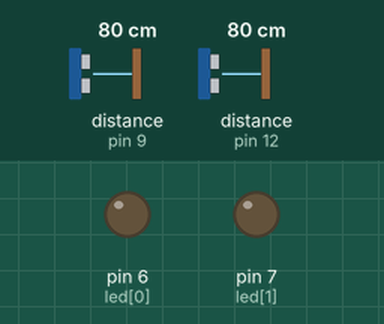
Recording of a sketch running on a simulated Arduino Uno, built with avr-gcc and run on an emulated ATmega328P. On the bench: output pins drawn as LEDs (lit = HIGH). Wiring (inferred from the names in the program): 2 × ultrasonic range finder: trigger pin 8, echo pin 9 / trigger pin 11, echo pin 12. The inputs (shaded band) are chosen by the test bench; at power-on: distance to the obstacle (sensors on pin 9, pin 12) 80 cm. The echo pulse lasts 58.3 µs per cm; pins used as bus, display or sensor lines are not drawn; what the sketch prints to the serial monitor is not drawn.

Above: at 1.2 s.
1.3 s: distance to the obstacle (sensor on pin 9) set to 13 cm
2.8 s: distance to the obstacle (sensor on pin 9) set to 10 cm
At 3.8 s:
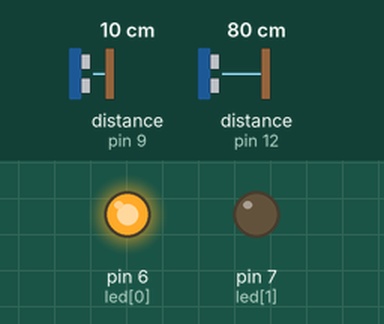
4.6 s: distance to the obstacle (sensor on pin 12) set to 13 cm
6.1 s: distance to the obstacle (sensor on pin 12) set to 10 cm
At 7.6 s:
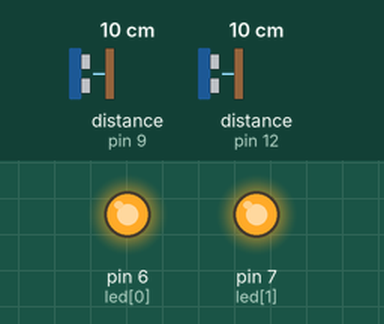
7.9 s: distance to the obstacle (sensor on pin 9) set to 35 cm
At 8.8 s:
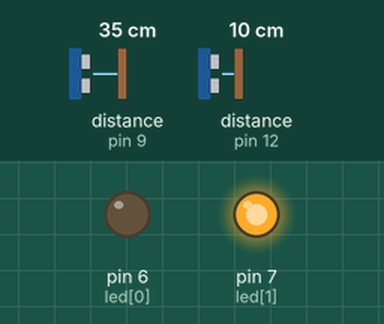
9.7 s: distance to the obstacle (sensor on pin 12) set to 18 cm
At 11.2 s:
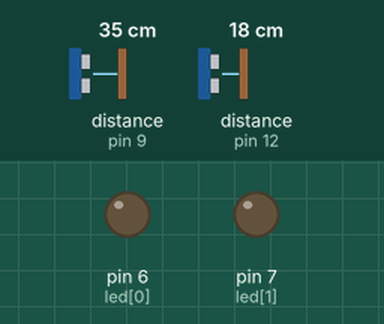
Timing chart, 0 to 12.7 s (numbered marks = the images above; inputs shaded):
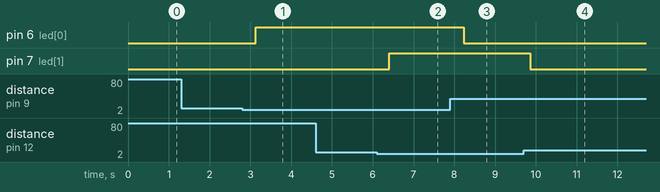

The sketch:

parkingslave2.ino
```cpp
#include<Wire.h>
const int trigPin[] = {8,11};
const int echoPin[] = {9,12};
int led[] = {6,7};
long int cm[2];
int flag=0;
int stat[2];
void setup(){
  Serial.begin(9600);
  Wire.begin(8);
  pinMode(trigPin[0], OUTPUT);
  pinMode(echoPin[0], INPUT);
  pinMode(trigPin[1], OUTPUT);
  pinMode(echoPin[1], INPUT);;
  pinMode(led[0], OUTPUT);
  pinMode(led[1], OUTPUT);
  Wire.onRequest(sendSignals);
  }
void loop()
{
  for(int i=0;i<2;i++)
  {
checkDistance(i);
}
for(int j=0;j<2;j++)
{
  Serial.print(cm[j]);
  Serial.print("             ");
}
for(int y=0;y<2;y++)
{
  if(cm[y] <= 10)
  {
    digitalWrite(led[y], HIGH);
    stat[y] = 1;
  }
  else
  {
    digitalWrite(led[y], LOW);
    stat[y] = 0;
  }

}
}
long microsecondsToCentimeters(long microseconds){
return microseconds / 29 / 2;
}
long checkDistance(int x){
    long duration;
  digitalWrite(trigPin[x], LOW);
  delayMicroseconds(2);
  digitalWrite(trigPin[x], HIGH);
  delayMicroseconds(10);
  digitalWrite(trigPin[x], LOW);
  duration = pulseIn(echoPin[x], HIGH);
  cm[x] = microsecondsToCentimeters(duration);
  delay(100);
}
void sendSignals()
{
  signals();
}
void signals()
{
  if(flag>1)
  {
    flag = 0;
  }
  Wire.write(stat[flag]);
}
```

Measured:
- the behaviour switches between 12 and 11 cm on distance to the obstacle (sensor on pin 9) (found by bisection; images 0 and 1)
- the behaviour switches between 12 and 11 cm on distance to the obstacle (sensor on pin 12) (found by bisection; images 1 and 2)
- after the input at 1.3 s, every drawn part: stays the same
- after the input at 2.8 s, pin 6 (led[0]): LOW → HIGH after 0.33 s
- after the input at 4.6 s, every drawn part: stays the same
- after the input at 6.1 s, pin 7 (led[1]): LOW → HIGH after 0.30 s
- after the input at 7.9 s, pin 6 (led[0]): HIGH → LOW after 0.33 s
- after the input at 9.7 s, pin 7 (led[1]): HIGH → LOW after 0.16 s
